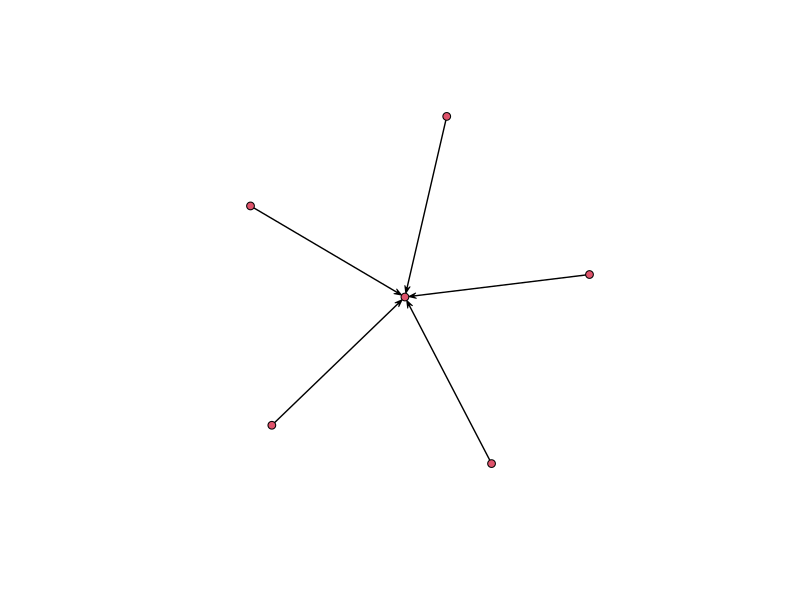
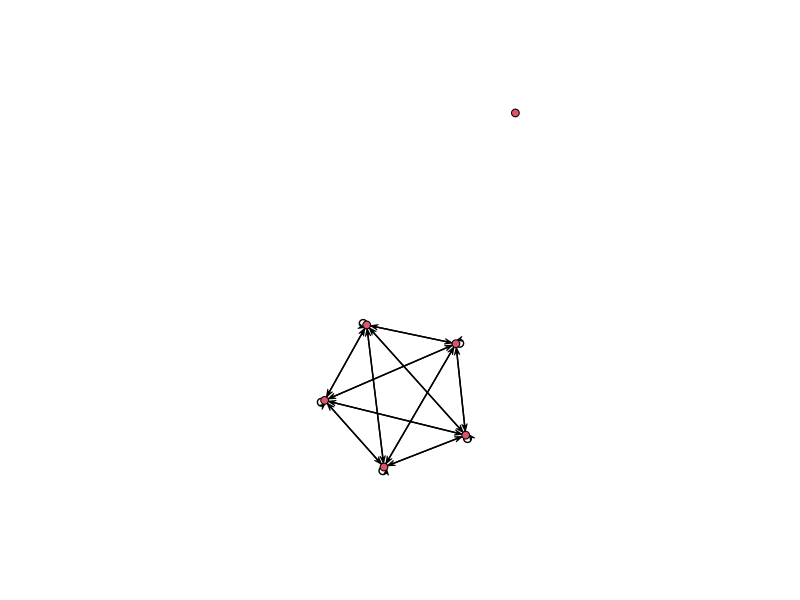

R code for these plots, in order:
library(network)


### Name: network.operators
### Title: Network Operators
### Aliases: network.operators +.network -.network *.network !.network
###   |.network &.network %c% %c%.network
### Keywords: math graphs

### ** Examples

#Create an in-star
m<-matrix(0,6,6)
m[2:6,1]<-1
g<-network(m)
plot(g)

#Compose g with its transpose
gcgt<-g %c% (network(t(m)))
plot(gcgt)
gcgt

#Show the complement of g
!g

#Perform various arithmatic and logical operations
(g+gcgt)[,] == (g|gcgt)[,]             #All TRUE
(g-gcgt)[,] == (g&(!(gcgt)))[,]
(g*gcgt)[,] == (g&gcgt)[,]
